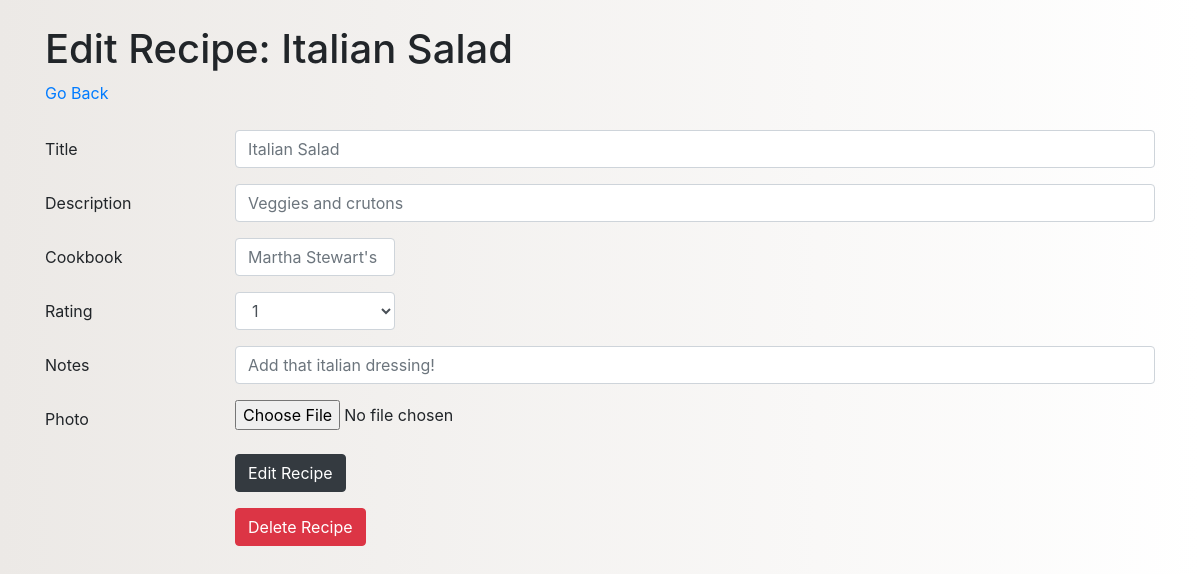
The app's page /edit_recipe/3 with its own data.
### recipe_db/models.py (models this page shows)
class Recipe(models.Model):
    title = models.CharField(max_length=100)
    description = models.CharField(max_length=255)
    book = models.ForeignKey(Book, related_name="recipes", on_delete=models.CASCADE)
    rating = models.CharField(max_length=1, null=True)
    notes = models.TextField()
    photo = models.FileField(upload_to="images", null=True, blank=True)
    poster = models.ForeignKey(User, related_name="posted_recipes", on_delete=models.CASCADE)
    objects = RecipeManager()
    created_at = models.DateTimeField(auto_now_add=True)
    updated_at = models.DateTimeField(auto_now=True)

class Book(models.Model):
    title = models.CharField(max_length=100)
    created_at = models.DateTimeField(auto_now_add=True)
    updated_at = models.DateTimeField(auto_now=True)

### recipe_db/views.py (the view)
# urls.py: path('edit_recipe/<int:id>', views.render_edit_form),
def render_edit_form(request, id):
    context = {
        'curr_recipe': Recipe.objects.get(id=id)
    }
    return render(request, 'edit_recipe.html', context)

### recipe_db/templates/edit_recipe.html (shortened to what this page needs)
<!DOCTYPE html>
<html lang="en">
<head>
    <link rel="stylesheet" href="https://stackpath.bootstrapcdn.com/bootstrap/4.5.0/css/bootstrap.min.css">
    {% load static %}
    <link rel="stylesheet" href="{% static 'css/add_recipe.css' %}">
</head>
<body>
    <div class="container">
        <div id="header">
            <h1>Edit Recipe: {{curr_recipe.title}}</h1>
            <a href="/profile/{{request.session.id}}" class="btn-link">Go Back</a>
        </div>
        <div class="form">
            <form action="/process_recipe_edit/{{curr_recipe.id}}" method="post" enctype="multipart/form-data">
                <div class="form-group row">
                    <label class="col-sm-2 col-form-label" for="title">Title</label>
                    <div class="col-sm-10">
                        <input class="form-control" placeholder="{{curr_recipe.title}}" type="text" name="title" id="title">
                    </div>
                </div>
                <div class="form-group row">
                    <label class="col-sm-2 col-form-label" for="desc">Description</label>
                    <div class="col-sm-10">
                        <input class="form-control" placeholder="{{curr_recipe.description}}" type="text" name="desc" id="desc">
                    </div>
                </div>
                <div class="form-group row">
                    <label class="col-sm-2 col-form-label" for="book">Cookbook</label>
                    <div class="col-sm-2">
                        <input type="text" id="book" class="form-control" name="book" placeholder="{{curr_recipe.book.title}}" list="books" />
                    </div>
                </div>
                <div class="form-group row">
                    <label class="col-sm-2 col-form-label" for="book">Rating</label>
                    <div class="col-sm-2">
                        <select class="form-control" name="rating">
                            <option value="1">1</option>
                        </select>
                    </div>
                </div>
                <div class="form-group row">
                    <label class="col-sm-2 col-form-label" for="notes">Notes</label>
                    <div class="col-sm-10">
                        <input class="form-control" placeholder="{{curr_recipe.notes}}" type="text" name="notes" id="notes">
                    </div>
                </div>
                <div class="form-group row">
                    <label class="col-sm-2 col-form-label" for="photo">Photo</label>
                    <div class="col-sm-10">
                        <input class="form-control-file" placeholder="Change Photo" type="file" name="photo" id="photo">
                    </div>
                </div>
                <div class="form-group row">
                    <div class="col-sm-10 offset-sm-2">
                      <button type="submit" class="btn btn-dark">Edit Recipe</button>
                    </div>
                </div>
            </form>
            <form action="/delete_recipe/{{curr_recipe.id}}" method="post">
                <div class="form-group row">
                    <div class="col-sm-10 offset-sm-2">
                    <button type="submit" class="btn btn-danger">Delete Recipe</button>
                    </div>
                </div>
            </form>
        </div>
    </div>
</body>
</html>

### recipe_db/static/css/add_recipe.css (style rules this page uses)
* { padding: 0; margin: 0; }
body { background: #ECE9E6; background: -webkit-linear-gradient(to left, #FFFFFF, #ECE9E6); background: linear-gradient(to left, #FFFFFF, #ECE9E6); }
#header { margin: 25px 0px; }

### records on screen
Recipe: title "Italian Salad", desc "Veggies and crutons", book "Martha Stewart's Kitchen", notes "Add that italian dressing!"
